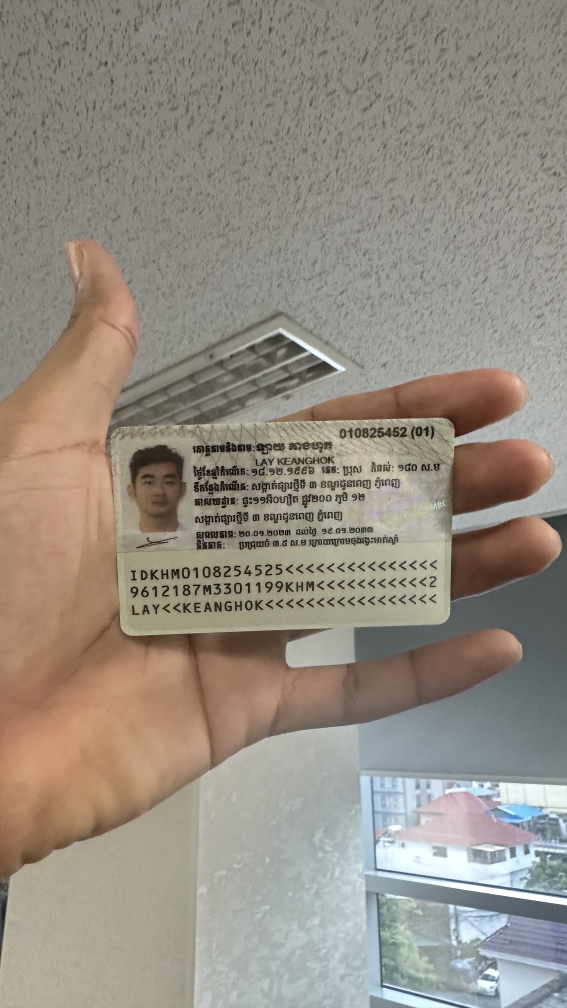
#> input picture text_detector_cpu/IMG_1411.jpg, 2268 x 4032 px (shown at 1/4 size)
$ python temp_test.py
#> lines starting #> are read from the running program, lines starting #| are printed output that depends on the picture
import numpy as np
import cv2

# Testing the size of the image that is being fed to the model over the network

img = cv2.imread('IMG_1411.jpg', 0)
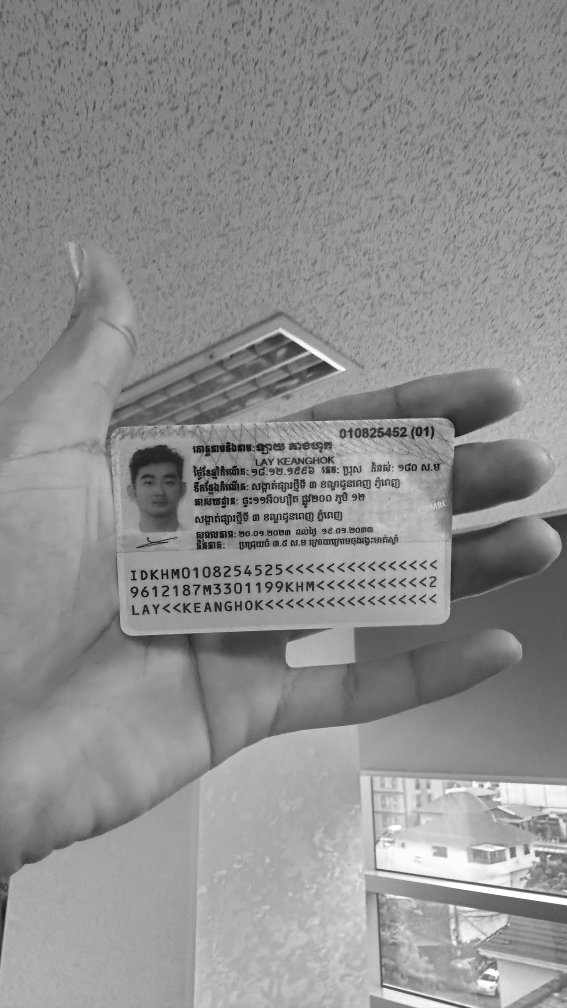
#> img: shape (4032, 2268) (shown at 1/4 size); min 0, max 255, mean 142.8

img = cv2.resize(img, (704, 704))
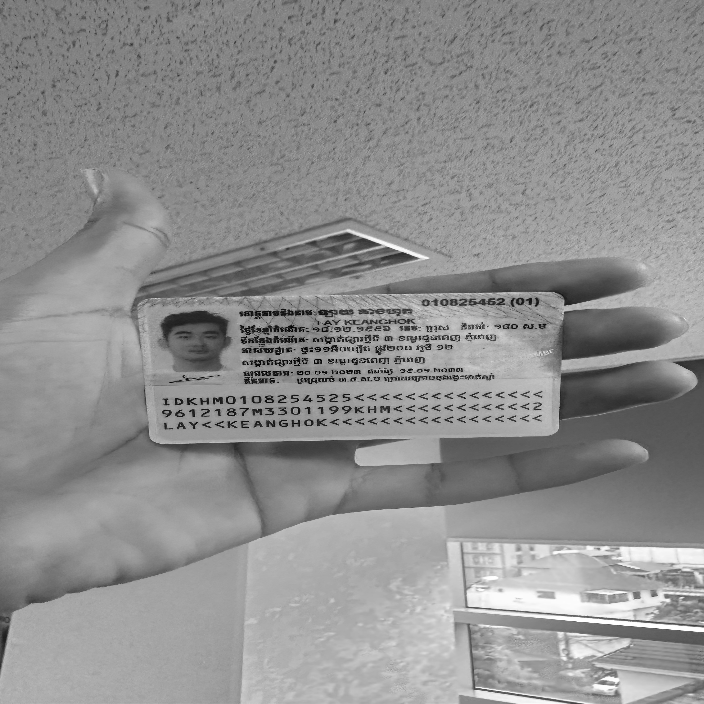
#> img: shape (704, 704); min 0, max 255, mean 142.7

# encode image to bytes and serialize it using messagepack
import msgpack

# encode opencv image as png
_, buffer = cv2.imencode('.png', img)

# serialize with messagepack
#> (the run stopped early here; a loop or call above may not have finished)
